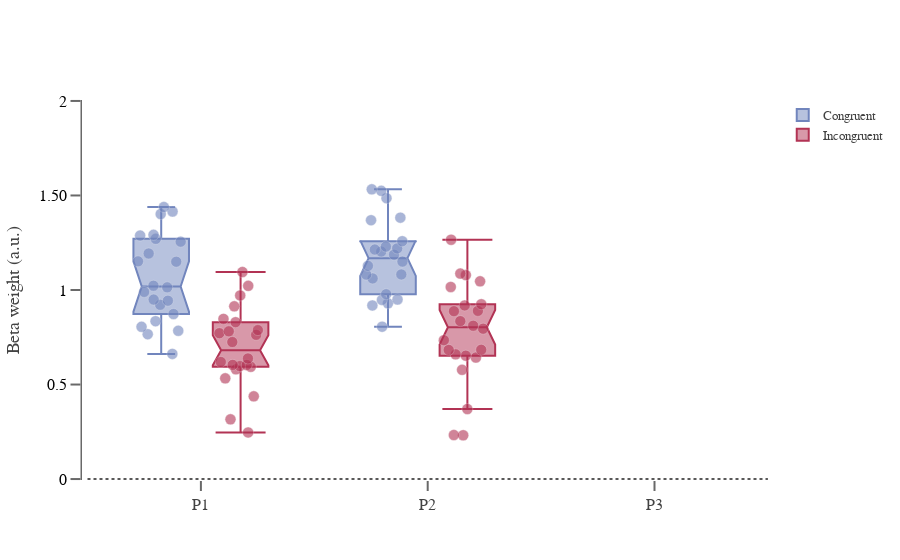

The cell this chart's notebook holds for it:
### Code cell
# Stimulus following one similar orientated (do not differ in many degrees) are weighted less than others
# preceded by stimuli from distant orientations.

fig = go.Figure()
data = log_regpre_orient_params

dat = log_regpre_orient_params.loc[(log_regpre_orient_params['cong_stim_OV'] == 0),:]
fig.add_trace(go.Box( #boxplot for the condition were one stimuli is followed by another similar oriented
    y=dat['weight'], x=dat['nrep'], boxpoints='all',
    jitter=0.99, # add some jitter for a better separation between points
    pointpos=0,
        marker=dict(color='#3FBFAA', size=11, opacity=0.6, line=dict(color='#f2f2f2', width=.4)),
    notched=True, notchwidth=0.15,
    name='Congruent', # Stimuli followed by another similar in orientation
    marker_color='#7185bd'))

dat = log_regpre_orient_params.loc[(log_regpre_orient_params['cong_stim_OV'] == 1),:]
fig.add_trace(go.Box( #condition for samples that follow stimuli pysichaly similar
    y=dat['weight'], x=dat['nrep'], boxpoints='all', pointpos=0, jitter=0.99,
    whiskerwidth=0.9,
    marker=dict(color='#9F68E3', size=11, opacity=0.6, line=dict(color='#f2f2f2', width=.4)),
    notched=True, notchwidth=0.15, 
    name='Incongruent', # Stimuli followed by another very different in orientation
    marker_color='#b23354'))

fig.update_layout(boxmode='group',)
fig.update_layout(template='plotly_white', xaxis=dict(showgrid=False),
    yaxis=dict(gridcolor='white'))

fig.update_xaxes(showline=False, linewidth=1.5, linecolor='#696969')
fig.update_yaxes(showline=True, linewidth=1.5, linecolor='#696969',
                 tickfont=dict(family='Balto, sans-serif', color='#000000', size=16))
fig.update_xaxes(tickvals = [0, 1, 2], ticktext=['P1', 'P2', 'P3'], 
                 tickangle=0, tickfont=dict(family='Balto, sans-serif', color='#424242', size=16))
fig.update_yaxes(tickvals= [0, .5, 1, 1.50, 2], ticktext=['0', '0.5', '1', '1.50', '2'])
fig.update_yaxes(ticks="outside", tickwidth=2, tickcolor='#696969', ticklen=10)
fig.update_xaxes(ticks="outside", tickwidth=2, tickcolor='#696969', ticklen=10)

fig.update_yaxes(showgrid=False)
fig.update_layout(
    yaxis_title="Beta weight (a.u.)",
    font=dict(family="Balto, sans-serif", size=15, color= "#424242"))

fig.update_layout(
    legend=dict(traceorder="normal", font=dict(family="Balto, sans-serif",size=13,color="#424242")))

fig['layout']['yaxis'].update(range=[-.005, 2.005])

fig.update_yaxes(zeroline=False, zerolinewidth=0, zerolinecolor='Black')
fig.add_shape(type="line", xref="x", yref="y", x0=-0.5, y0=0, x1=2.5, y1=0, line=dict(
                color="#595858", width=2.2, dash="dot",))

fig.show()

### Figure 1 — Plotly figure (JSON) as saved in the notebook; plotly's stock layout.template omitted (floating-point values rounded to 4 significant figures)
{"data": [{"boxpoints": "all", "jitter": 0.99, "marker": {"color": "#7185bd", "line": {"color": "#f2f2f2", "width": 0.4}, "opacity": 0.6, "size": 11}, "name": "Congruent", "notched": true, "notchwidth": 0.15, "pointpos": 0, "type": "box", "x": [0, 1, 0, 1, 0, 1, 0, 1, 0, 1, 0, 1, 0, 1, 0, 1, 0, 1, 0, 1, 0, 1, 0, 1, 0, 1, 0, 1, 0, 1, 0, 1, 0, 1, 0, 1, 0, 1, 0, 1, 0, 1, 0, 1], "y": [1.439, 1.258, 0.8054, 0.9182, 1.415, 1.061, 1.193, 1.22, 0.7661, 1.082, 1.014, 1.203, 1.271, 1.486, 0.9434, 1.383, 1.292, 1.214, 1.402, 1.532, 0.7844, 0.9777, 0.835, 0.9497, 0.9898, 1.525, 0.873, 0.9296, 0.662, 0.8057, 1.023, 0.9474, 0.9493, 1.082, 1.152, 1.369, 1.15, 1.23, 1.256, 1.15, 1.288, 1.187, 0.9218, 1.128]}, {"boxpoints": "all", "jitter": 0.99, "marker": {"color": "#b23354", "line": {"color": "#f2f2f2", "width": 0.4}, "opacity": 0.6, "size": 11}, "name": "Incongruent", "notched": true, "notchwidth": 0.15, "pointpos": 0, "type": "box", "whiskerwidth": 0.9, "x": [0, 1, 0, 1, 0, 1, 0, 1, 0, 1, 0, 1, 0, 1, 0, 1, 0, 1, 0, 1, 0, 1, 0, 1, 0, 1, 0, 1, 0, 1, 0, 1, 0, 1, 0, 1, 0, 1, 0, 1, 0, 1, 0, 1], "y": [0.3158, 0.2317, 0.9711, 0.9185, 0.7715, 0.8108, 1.095, 1.046, 0.8299, 0.8896, 0.4374, 0.3702, 1.022, 1.087, 0.6193, 0.9247, 0.8471, 1.266, 0.9136, 1.079, 0.5806, 0.6595, 0.6033, 0.6526, 0.7247, 0.6427, 0.5939, 0.6831, 0.6039, 0.7954, 0.2465, 0.2328, 0.788, 0.6839, 0.6378, 0.5778, 0.5326, 0.8353, 0.7628, 0.888, 0.7814, 1.016, 0.5974, 0.7345]}], "layout": {"autosize": true, "boxmode": "group", "font": {"color": "#424242", "family": "Balto, sans-serif", "size": 15}, "legend": {"font": {"color": "#424242", "family": "Balto, sans-serif", "size": 13}, "traceorder": "normal"}, "shapes": [{"line": {"color": "#595858", "dash": "dot", "width": 2.2}, "type": "line", "x0": -0.5, "x1": 2.5, "xref": "x", "y0": 0, "y1": 0, "yref": "y"}], "xaxis": {"autorange": true, "linecolor": "#696969", "linewidth": 1.5, "range": [-0.519, 2.504], "showgrid": false, "showline": false, "tickangle": 0, "tickcolor": "#696969", "tickfont": {"color": "#424242", "family": "Balto, sans-serif", "size": 16}, "ticklen": 10, "ticks": "outside", "ticktext": ["P1", "P2", "P3"], "tickvals": [0, 1, 2], "tickwidth": 2, "type": "linear"}, "yaxis": {"gridcolor": "white", "linecolor": "#696969", "linewidth": 1.5, "range": [-0.005, 2.005], "showgrid": false, "showline": true, "tickcolor": "#696969", "tickfont": {"color": "#000000", "family": "Balto, sans-serif", "size": 16}, "ticklen": 10, "ticks": "outside", "ticktext": ["0", "0.5", "1", "1.50", "2"], "tickvals": [0, 0.5, 1, 1.5, 2], "tickwidth": 2, "title": {"text": "Beta weight (a.u.)"}, "type": "linear", "zeroline": false, "zerolinecolor": "Black", "zerolinewidth": 0}}}
